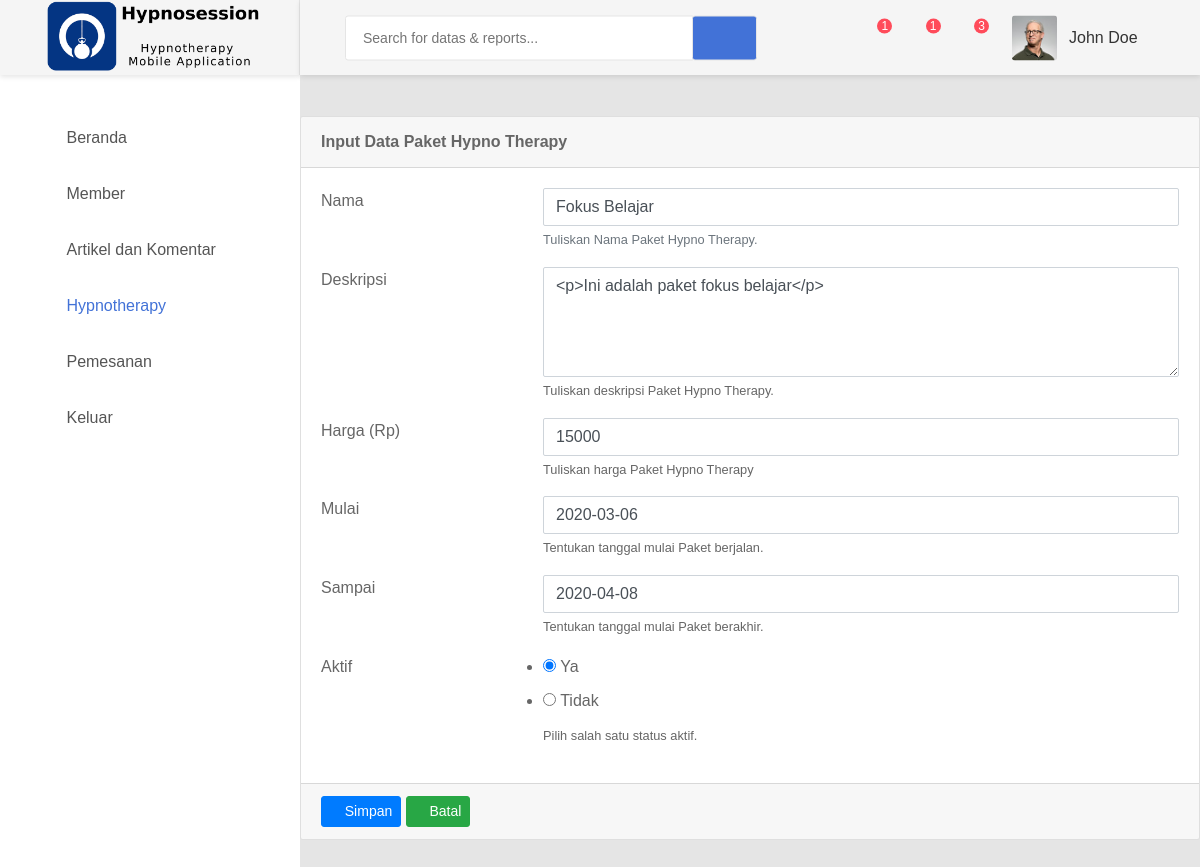
The page /hypno/edit/1 on the database its author committed.
### hypno/models.py (models this page shows, shortened)
class PaketTerapi(models.Model):
    nama = models.CharField(max_length=100)
    deskripsi = models.TextField()
    harga = models.IntegerField()
    aktif = models.BooleanField()
    mulai = models.DateField()
    akhir = models.DateField()
    publikasi = models.DateTimeField(auto_now_add=True)
    update = models.DateTimeField(auto_now=True)
    class Meta:
        db_table = 'paket_terapi'

### hypno/views.py (the view, shortened to what this page needs)
# urls.py: path('edit/<int:id>', views.edit, name='edit'),
def edit(request, id):
    paket = PaketTerapi.objects.get(id=id)
    form = PaketTerapiForm(instance=paket)
    form.fields['aktif'].initial = [paket.aktif]
    context = {
        'paket': paket,
        'view': 'hypno',
        'title': 'Paket Hypnotherapy -> Ubah Data',
        'form': form
    }
    return render(request, 'hypno/form.html', context)

### hypno/forms.py
class PaketTerapiForm(forms.ModelForm):
    nama = forms.CharField()
    deskripsi = forms.CharField(widget=forms.Textarea)
    harga = forms.IntegerField()
    aktif = forms.ChoiceField(widget=forms.RadioSelect)
    mulai = forms.DateField(initial=datetime.date.today)
    akhir = forms.DateField(initial=datetime.date.today)
    nama.widget.attrs.update({
        'class': 'form-control', 'placeholder': 'Nama Paket Terapi.'
    })
    deskripsi.widget.attrs.update({
        'class': 'form-control',
        'placeholder': 'Deskripsi Paket Terapi',
        'rows': 4
    })
    harga.widget.attrs.update({
        'class': 'form-control', 'placeholder': 'Harga Paket'
    })
    mulai.widget.attrs.update({
        'class': 'form-control',
        'type': 'date',
        'placeholder': 'Mulai langganan Paket',
        'id': 'id_mulai',
    })
    akhir.widget.attrs.update({
        'class': 'form-control',
        'placeholder': 'Selesai langganan Paket',
        'id': 'id_akhir',
    })
    aktif.widget.choices = [
        (True, 'Ya'),
        (False, 'Tidak')
    ]
    class Meta:
        model = PaketTerapi
        fields = ['nama', 'deskripsi', 'harga', 'aktif', 'mulai', 'akhir']

### hypno/templates/hypno/form.html (shortened to what this page needs)
{% extends "base.html" %}
{% block content %}
{% load static %}
<div class="card">
    <div class="card-header">
        <strong>Input Data Paket Hypno Therapy</strong>
    </div>
    <form action="" method="post" enctype="multipart/form-data" class="form-horizontal">
        <div class="card-body card-block">
            <div class="row form-group">
                <div class="col col-md-3">
                    <label for="nama" class=" form-control-label">Nama</label>
                </div>
                <div class="col-12 col-md-9">
                    {{ form.nama }}
                    <small class="form-text text-muted">Tuliskan Nama Paket Hypno Therapy.</small>
                </div>
            </div>
            <div class="row form-group">
                <div class="col col-md-3">
                    <label for="hf-deskripsi" class=" form-control-label">Deskripsi</label>
                </div>
                <div class="col-12 col-md-9">
                    {{ form.deskripsi }}
                    <small class="help-block form-text">Tuliskan deskripsi Paket Hypno Therapy.</small>
                </div>
            </div>
            <div class="row form-group">
                <div class="col col-md-3">
                    <label for="hf-harga" class=" form-control-label">Harga (Rp)</label>
                </div>
                <div class="col-12 col-md-9">
                    {{ form.harga }}
                    <small class="help-block form-text">Tuliskan harga Paket Hypno Therapy</small>
                </div>
            </div>
            <div class="row form-group">
                <div class="col col-md-3">
                    <label for="hf-harga" class=" form-control-label">Mulai</label>
                </div>
                <div class="col-12 col-md-9">
                    {{ form.mulai }}
                    <small class="help-block form-text">Tentukan tanggal mulai Paket berjalan.</small>
                </div>
            </div>
            <div class="row form-group">
                <div class="col col-md-3">
                    <label for="hf-harga" class=" form-control-label">Sampai</label>
                </div>
                <div class="col-12 col-md-9">
                    {{ form.akhir }}
                    <small class="help-block form-text">Tentukan tanggal mulai Paket berakhir.</small>
                </div>
            </div>
            <div class="row form-group">
                <div class="col col-md-3">
                    <label for="aktif" class=" form-control-label">Aktif</label>
                </div>
                <div class="col col-md-9">
                    {{ form.aktif }}
                    <small class="help-block form-text">Pilih salah satu status aktif.</small>
                </div>
            </div>
        </div>
        <div class="card-footer">
            <button type="submit" class="btn btn-primary btn-sm">
                <i class="fa fa-dot-circle-o"></i> Simpan
            </button>
            <a class="btn btn-success btn-sm" href="/hypno/" role="button">
                <i class="fa fa-ban"></i> Batal
            </a>
        </div>
    </form>
    {% endblock %}

### rows shown on the page
PaketTerapi: nama "Fokus Belajar", deskripsi "<p>Ini adalah paket fokus belajar</p>", harga "15000", mulai "2020-03-06", akhir "2020-04-08", aktif "☑ Ya ☐ Tidak"
